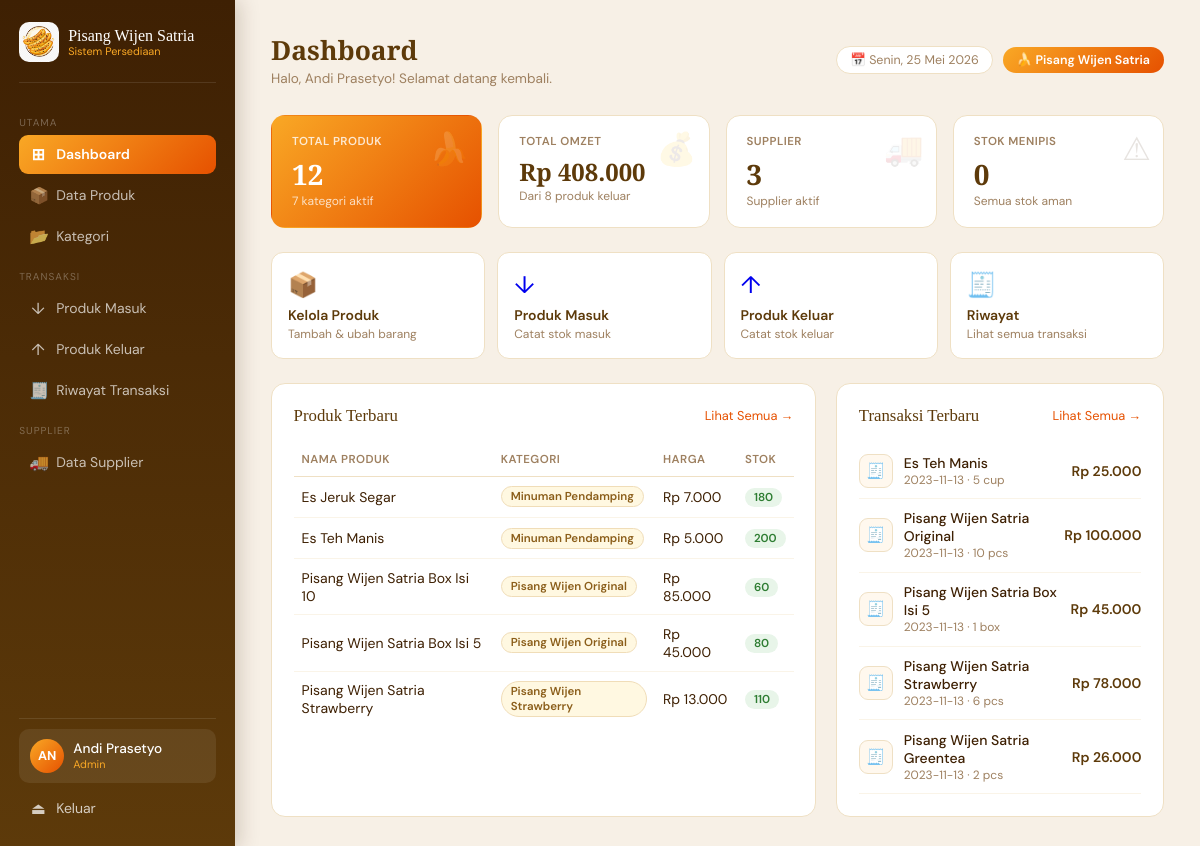
Page /dashboard.php (signed in) on the committed database.
### tables this page shows
CREATE TABLE `produk` (
  `id_produk` int(11) NOT NULL,
  `id_kategori` int(11) NOT NULL,
  `id_supplier` int(11) NOT NULL,
  `kode_produk` varchar(10) NOT NULL,
  `stok_min` int(11) NOT NULL,
  `nama_produk` varchar(50) NOT NULL,
  `harga_produk` varchar(25) NOT NULL,
  `satuan` varchar(10) NOT NULL,
  `stok_supp` int(11) NOT NULL
);

CREATE TABLE `kategori` (
  `id_kategori` int(11) NOT NULL,
  `nama_kategori` varchar(125) NOT NULL
);

CREATE TABLE `produk_keluar` (
  `id_produk_keluar` int(11) NOT NULL,
  `id_produk_masuk` int(11) NOT NULL,
  `id_transaksi` varchar(20) NOT NULL,
  `qty_kel` varchar(20) NOT NULL,
  `tgl_keluar` varchar(20) NOT NULL,
  `time` timestamp NOT NULL DEFAULT current_timestamp()
);

### dashboard.php (the view, shortened to what this page needs)
<?php
require_once 'koneksi.php';
$nama_user  = $_SESSION['nama_user'];
$q_produk = mysqli_query($koneksi, "SELECT COUNT(*) as total FROM produk");
$ttl_produk = mysqli_fetch_assoc($q_produk)['total'];
$q_kat = mysqli_query($koneksi, "SELECT COUNT(*) as total FROM kategori");
$ttl_kat = mysqli_fetch_assoc($q_kat)['total'];
$q_supp = mysqli_query($koneksi, "SELECT COUNT(*) as total FROM supplier");
$ttl_supp = mysqli_fetch_assoc($q_supp)['total'];
$q_trx   = mysqli_query($koneksi, "SELECT COUNT(*) as total FROM produk_keluar");
$ttl_trx = mysqli_fetch_assoc($q_trx)['total'];
$q_omzet   = mysqli_query($koneksi,
    "SELECT SUM(CAST(pk.qty_kel AS UNSIGNED) * CAST(p.harga_produk AS UNSIGNED)) as omzet
     FROM produk_keluar pk
     LEFT JOIN produk_masuk pm ON pk.id_produk_masuk = pm.id_produk_masuk
     LEFT JOIN produk p ON pm.id_produk = p.id_produk");
$ttl_omzet = mysqli_fetch_assoc($q_omzet)['omzet'] ?? 0;
$q_menipis = mysqli_query($koneksi, "SELECT COUNT(*) as total FROM produk WHERE stok_supp <= stok_min");
$ttl_menipis = mysqli_fetch_assoc($q_menipis)['total'];
$q_list = mysqli_query($koneksi,
    "SELECT p.*, k.nama_kategori FROM produk p
     LEFT JOIN kategori k ON p.id_kategori=k.id_kategori
     WHERE k.nama_kategori NOT LIKE '%Bahan Baku%'
     ORDER BY p.id_produk DESC LIMIT 5");
$q_trx_list = mysqli_query($koneksi,
    "SELECT pk.*, p.nama_produk, p.harga_produk, p.satuan,
            CAST(pk.qty_kel AS UNSIGNED) * CAST(p.harga_produk AS UNSIGNED) AS total
     FROM produk_keluar pk
     LEFT JOIN produk_masuk pm ON pk.id_produk_masuk = pm.id_produk_masuk
     LEFT JOIN produk p ON pm.id_produk = p.id_produk
     LEFT JOIN kategori k ON p.id_kategori = k.id_kategori
     WHERE k.nama_kategori NOT LIKE '%Bahan Baku%'
     ORDER BY pk.time DESC LIMIT 5");
$hari_map  = ['Monday'=>'Senin','Tuesday'=>'Selasa','Wednesday'=>'Rabu',
              'Thursday'=>'Kamis','Friday'=>'Jumat','Saturday'=>'Sabtu','Sunday'=>'Minggu'];
$bulan_map = ['January'=>'Januari','February'=>'Februari','March'=>'Maret','April'=>'April',
              'May'=>'Mei','June'=>'Juni','July'=>'Juli','August'=>'Agustus',
              'September'=>'September','October'=>'Oktober','November'=>'November','December'=>'Desember'];
$tgl_tampil = ($hari_map[date('l')]??date('l')) . date(', d ') . ($bulan_map[date('F')]??date('F')) . date(' Y');
include 'header_nav.php';
?>
<div class="topbar" style="display:flex;align-items:center;justify-content:space-between;margin-bottom:1.75rem;flex-wrap:wrap;gap:10px">
  <div>
    <h1 style="font-family:'Playfair Display',serif;font-size:1.65rem;color:var(--coklat)">Dashboard</h1>
    <p style="font-size:.85rem;color:var(--muda);margin-top:2px">Halo, <?= htmlspecialchars($nama_user) ?>! Selamat datang kembali.</p>
  </div>
  <div style="display:flex;align-items:center;gap:10px;flex-wrap:wrap">
    <div style="background:#fff;border:1px solid var(--border);padding:5px 13px;border-radius:20px;font-size:.78rem;color:var(--muda)">
      📅 <?= $tgl_tampil ?>
    </div>
    <div style="background:linear-gradient(135deg,var(--kuning),var(--oranye));color:#fff;padding:5px 14px;border-radius:20px;font-size:.78rem;font-weight:600">
      🍌 Pisang Wijen Satria
    </div>
  </div>
</div>
<div style="display:grid;grid-template-columns:repeat(4,1fr);gap:1rem;margin-bottom:1.5rem">
  <div style="background:linear-gradient(135deg,#F9A825,#E65100);border-radius:14px;padding:1.1rem 1.25rem;position:relative;overflow:hidden;border:1px solid transparent">
    <span style="position:absolute;right:12px;top:12px;font-size:2rem;opacity:.2">🍌</span>
    <div style="font-size:.72rem;font-weight:600;text-transform:uppercase;letter-spacing:.04em;color:rgba(255,255,255,.8);margin-bottom:.4rem">Total Produk</div>
    <div style="font-family:'Playfair Display',serif;font-size:1.75rem;font-weight:700;color:#fff"><?= $ttl_produk ?></div>
    <div style="font-size:.75rem;color:rgba(255,255,255,.75)"><?= $ttl_kat ?> kategori aktif</div>
  </div>
  <div style="background:#fff;border-radius:14px;padding:1.1rem 1.25rem;border:1px solid var(--border);position:relative;overflow:hidden">
    <span style="position:absolute;right:12px;top:12px;font-size:2rem;opacity:.12">💰</span>
    <div style="font-size:.72rem;font-weight:600;text-transform:uppercase;letter-spacing:.04em;color:var(--muda);margin-bottom:.4rem">Total Omzet</div>
    <div style="font-family:'Playfair Display',serif;font-size:1.5rem;font-weight:700;color:var(--coklat)">Rp <?= number_format($ttl_omzet,0,',','.') ?></div>
    <div style="font-size:.75rem;color:var(--muda)">Dari <?= $ttl_trx ?> produk keluar</div>
  </div>
  <div style="background:#fff;border-radius:14px;padding:1.1rem 1.25rem;border:1px solid var(--border);position:relative;overflow:hidden">
    <span style="position:absolute;right:12px;top:12px;font-size:2rem;opacity:.12">🚚</span>
    <div style="font-size:.72rem;font-weight:600;text-transform:uppercase;letter-spacing:.04em;color:var(--muda);margin-bottom:.4rem">Supplier</div>
    <div style="font-family:'Playfair Display',serif;font-size:1.75rem;font-weight:700;color:var(--coklat)"><?= $ttl_supp ?></div>
    <div style="font-size:.75rem;color:var(--muda)">Supplier aktif</div>
  </div>
  <div style="background:#fff;border-radius:14px;padding:1.1rem 1.25rem;border:1px solid var(--border);position:relative;overflow:hidden">
    <span style="position:absolute;right:12px;top:12px;font-size:2rem;opacity:.12">⚠</span>
    <div style="font-size:.72rem;font-weight:600;text-transform:uppercase;letter-spacing:.04em;color:var(--muda);margin-bottom:.4rem">Stok Menipis</div>
    <div style="font-family:'Playfair Display',serif;font-size:1.75rem;font-weight:700;color:<?= $ttl_menipis>0?'#E65100':'var(--coklat)' ?>"><?= $ttl_menipis ?></div>
    <div style="font-size:.75rem;color:var(--muda)"><?= $ttl_menipis>0?'Perlu restock segera':'Semua stok aman' ?></div>
  </div>
</div>
<div style="display:grid;grid-template-columns:repeat(4,1fr);gap:.75rem;margin-bottom:1.5rem">
  <?php
  $menus = [
    ['href'=>'kelola_produk.php',    'ico'=>'📦', 'label'=>'Kelola Produk',   'sub'=>'Tambah & ubah barang'],
    ['href'=>'produk_masuk.php',     'ico'=>'↓',  'label'=>'Produk Masuk',    'sub'=>'Catat stok masuk'],
    ['href'=>'produk_keluar.php',    'ico'=>'↑',  'label'=>'Produk Keluar',   'sub'=>'Catat stok keluar'],
    ['href'=>'riwayat_transaksi.php','ico'=>'🧾', 'label'=>'Riwayat',         'sub'=>'Lihat semua transaksi'],
  ];
  foreach ($menus as $m): ?>
  <a href="<?= $m['href'] ?>" style="background:#fff;border:1px solid var(--border);border-radius:12px;padding:1rem;text-decoration:none;transition:all .18s;display:block" onmouseover="this.style.transform='translateY(-2px)';this.style.boxShadow='0 6px 20px rgba(93,58,10,.1)'" onmouseout="this.style.transform='';this.style.boxShadow=''">
    <div style="font-size:1.5rem;margin-bottom:.4rem"><?= $m['ico'] ?></div>
    <div style="font-weight:600;font-size:.875rem;color:var(--coklat)"><?= $m['label'] ?></div>
    <div style="font-size:.75rem;color:var(--muda);margin-top:2px"><?= $m['sub'] ?></div>
  </a>
  <?php endforeach; ?>
</div>
<div style="display:grid;grid-template-columns:1fr 1fr;gap:1.25rem">
  <div class="card">
    <div class="card-head">
      <span class="card-title">Produk Terbaru</span>
      <a href="kelola_produk.php" style="font-size:.8rem;color:var(--oranye);text-decoration:none">Lihat Semua →</a>
    </div>
    <div class="table-wrap">
    <table>
      <thead><tr><th>Nama Produk</th><th>Kategori</th><th>Harga</th><th>Stok</th></tr></thead>
      <tbody>
        <?php while ($p = mysqli_fetch_assoc($q_list)): ?>
        <tr>
          <td><?= htmlspecialchars($p['nama_produk']) ?></td>
          <td><span class="badge badge-o"><?= htmlspecialchars($p['nama_kategori']??'-') ?></span></td>
          <td>Rp <?= number_format((int)$p['harga_produk'],0,',','.') ?></td>
          <td>
            <?php if ($p['stok_supp'] <= $p['stok_min']): ?>
              <span class="badge badge-w">⚠ <?= $p['stok_supp'] ?></span>
            <?php else: ?>
              <span class="badge badge-h"><?= $p['stok_supp'] ?></span>
            <?php endif; ?>
          </td>
        </tr>
        <?php endwhile; ?>
      </tbody>
    </table>
    </div>
  </div>
  <div class="card">
    <div class="card-head">
      <span class="card-title">Transaksi Terbaru</span>
      <a href="riwayat_transaksi.php" style="font-size:.8rem;color:var(--oranye);text-decoration:none">Lihat Semua →</a>
    </div>
    <?php while ($t = mysqli_fetch_assoc($q_trx_list)): ?>
    <div style="display:flex;align-items:center;gap:11px;padding:.65rem 0;border-bottom:1px solid #FAF4E8">
      <div style="width:34px;height:34px;border-radius:9px;background:var(--krem);border:1px solid var(--border);display:flex;align-items:center;justify-content:center;font-size:.95rem;flex-shrink:0">🧾</div>
      <div>
      <div style="font-size:.875rem;font-weight:500"><?= htmlspecialchars($t['nama_produk']??'-') ?></div>
      <div style="font-size:.75rem;color:var(--muda)"><?= $t['tgl_keluar'] ?> · <?= $t['qty_kel'] ?> <?= htmlspecialchars($t['satuan']??'') ?></div>
      </div>
      <div style="margin-left:auto;font-size:.875rem;font-weight:600;color:var(--coklat);white-space:nowrap">
      Rp <?= number_format((int)$t['total'],0,',','.') ?>
      </div>
    </div>
    <?php endwhile; ?>
  </div>
</div>
<?php include 'footer_nav.php'; ?>

### header_nav.php (shortened to what this page needs)
<?php
$halaman_aktif = basename($_SERVER['PHP_SELF']);
$level         = $_SESSION['level_user'];
$nama          = $_SESSION['nama_user'];
$inisial       = strtoupper(substr($nama, 0, 2));
$level_map     = [1=>'Admin', 2=>'Pemilik', 3=>'Kasir'];
$label_level   = $level_map[$level] ?? 'User';
?>
<!DOCTYPE html>
<html lang="id">
<head>
</head>
<body>
<aside class="sidebar">
  <div class="sidebar-top">
    <div class="logo">
    <img src="logo.png"
    style="width:40px;height:40px;border-radius:10px;object-fit:cover;flex-shrink:0" alt="Logo Pisang Wijen Satria">
      <div class="logo-text">Pisang Wijen Satria<small>Sistem Persediaan</small></div>
    </div>
  </div>
  <div class="sidebar-scroll">
    <div class="nav-sec">Utama</div>
    <a class="nav-a <?= $halaman_aktif=='dashboard.php'?'aktif':'' ?>" href="dashboard.php">
      <span class="nav-ico">⊞</span> Dashboard
    </a>
    <a class="nav-a <?= $halaman_aktif=='kelola_produk.php'?'aktif':'' ?>" href="kelola_produk.php">
      <span class="nav-ico">📦</span> Data Produk
    </a>
    <?php if ($level != 3): ?>
    <a class="nav-a <?= $halaman_aktif=='kelola_kategori.php'?'aktif':'' ?>" href="kelola_kategori.php">
      <span class="nav-ico">📂</span> Kategori
    </a>
    <?php endif; ?>
    <div class="nav-sec">Transaksi</div>
    <a class="nav-a <?= $halaman_aktif=='produk_masuk.php'?'aktif':'' ?>" href="produk_masuk.php">
      <span class="nav-ico">↓</span> Produk Masuk
    </a>
    <a class="nav-a <?= $halaman_aktif=='produk_keluar.php'?'aktif':'' ?>" href="produk_keluar.php">
      <span class="nav-ico">↑</span> Produk Keluar
    </a>
    <a class="nav-a <?= $halaman_aktif=='riwayat_transaksi.php'?'aktif':'' ?>" href="riwayat_transaksi.php">
      <span class="nav-ico">🧾</span> Riwayat Transaksi
    </a>
    <?php if ($level != 3): ?>
    <div class="nav-sec">Supplier</div>
    <a class="nav-a <?= $halaman_aktif=='kelola_supplier.php'?'aktif':'' ?>" href="kelola_supplier.php">
      <span class="nav-ico">🚚</span> Data Supplier
    </a>
    <?php endif; ?>
  </div>
  <div class="sidebar-bottom">
    <div style="height:1px;background:rgba(255,255,255,.1);margin-bottom:10px"></div>
    <div class="user-box">
      <div class="avatar"><?= $inisial ?></div>
      <div style="overflow:hidden">
        <div class="user-nm"><?= htmlspecialchars($nama) ?></div>
        <div class="user-lv"><?= $label_level ?></div>
      </div>
    </div>
    <form method="POST" action="logout.php">
      <button type="submit" class="nav-a" style="color:rgba(255,255,255,.75);margin-top:2px">
        <span class="nav-ico">⏏</span> Keluar
      </button>
    </form>
  </div>
</aside>
<main class="main">

### footer_nav.php
</main>
</body>
</html>

### header_nav.php (style rules this page uses)
*, *::before, *::after { margin:0; padding:0; box-sizing:border-box; }
:root { --kuning:#F9A825; --oranye:#E65100; --coklat:#5D3A0A; --coklat-tua:#3E2003; --muda:#9E8060; --krem:#FFF8EE; --border:#EFE0C4; }
body { font-family:'DM Sans',sans-serif; background:#F7F0E6; color:var(--coklat-tua); min-height:100vh; }
.sidebar { position:fixed; top:0; left:0; bottom:0; width:235px; background:linear-gradient(180deg,#3E2003 0%,#5D3A0A 100%); display:flex; flex-direction:column; z-index:200; box-shadow: 4px 0 20px rgba(62,32,3,.2); overflow:hidden; }
.sidebar-scroll { flex:1; overflow-y:auto; padding:0 1.2rem; scrollbar-width:none; }
.sidebar-top { padding:1.4rem 1.2rem 0; }
.sidebar-bottom { padding:0 1.2rem 1.2rem; flex-shrink:0; }
.logo { display:flex; align-items:center; gap:9px; padding-bottom:1.2rem; margin-bottom:1.2rem; border-bottom:1px solid rgba(255,255,255,.1); }
.logo-text { font-family:'Playfair Display',serif; font-size:1rem; color:#fff; line-height:1.2; }
.logo-text small { display:block; font-family:'DM Sans',sans-serif; font-size:.68rem; color:var(--kuning); font-weight:400; }
.nav-sec { font-size:.63rem; text-transform:uppercase; letter-spacing:.1em; color:rgba(255,255,255,.3); margin:.9rem 0 .35rem; }
.nav-a { display:flex; align-items:center; gap:9px; padding:9px 10px; border-radius:9px; font-size:.875rem; color:rgba(255,255,255,.7); text-decoration:none; transition:all .18s; margin-bottom:2px; cursor:pointer; border:none; background:none; width:100%; font-family:'DM Sans',sans-serif; }
.nav-a.aktif { background:linear-gradient(135deg,var(--kuning),var(--oranye)); color:#fff; font-weight:600; }
.nav-ico { font-size:1rem; width:18px; text-align:center; flex-shrink:0; }
.sidebar-bottom { margin-top:auto; }
.user-box { background:rgba(255,255,255,.08); border-radius:10px; padding:10px 11px; display:flex; align-items:center; gap:9px; margin-bottom:6px; }
.avatar { width:34px; height:34px; border-radius:50%; background:linear-gradient(135deg,var(--kuning),var(--oranye)); display:flex; align-items:center; justify-content:center; font-size:.8rem; font-weight:700; color:#fff; flex-shrink:0; }
.user-nm { font-size:.85rem; color:#fff; font-weight:500; white-space:nowrap; overflow:hidden; text-overflow:ellipsis; }
.user-lv { font-size:.68rem; color:var(--kuning); }
.main { margin-left:235px; padding:2rem 2.25rem; min-height:100vh; }
.card { background:#fff; border-radius:14px; padding:1.35rem; border:1px solid var(--border); }
.card-head { display:flex; align-items:center; justify-content:space-between; margin-bottom:1.1rem; flex-wrap:wrap; gap:8px; }
.card-title { font-family:'Playfair Display',serif; font-size:1.05rem; color:var(--coklat); }
.table-wrap { overflow-x:auto; }
table { width:100%; border-collapse:collapse; min-width:500px; }
th { font-size:.72rem; text-transform:uppercase; letter-spacing:.04em; color:var(--muda); font-weight:600; padding:.55rem .5rem; text-align:left; border-bottom:1.5px solid var(--border); white-space:nowrap; }
td { padding:.6rem .5rem; font-size:.875rem; border-bottom:1px solid #FAF4E8; vertical-align:middle; }
tr:last-child td { border-bottom:none; }
.badge { display:inline-block; padding:2px 9px; border-radius:20px; font-size:.72rem; font-weight:600; }
.badge-h { background:#E8F5E9; color:#2E7D32; }
.badge-o { background:#FFF8E1; color:#8B5E1A; border:1px solid #F0DDB8; }

### rows in the picture
produk: nama_produk "Es Jeruk Segar", id_kategori.nama_kategori "Minuman Pendamping", harga_produk "7.000", stok_supp "180"
produk: nama_produk "Es Teh Manis", id_kategori.nama_kategori "Minuman Pendamping", harga_produk "5.000", stok_supp "200"
produk: nama_produk "Pisang Wijen Satria Box Isi 10", id_kategori.nama_kategori "Pisang Wijen Original", harga_produk "85.000", stok_supp "60"
produk: nama_produk "Pisang Wijen Satria Box Isi 5", id_kategori.nama_kategori "Pisang Wijen Original", harga_produk "45.000", stok_supp "80"
produk: nama_produk "Pisang Wijen Satria Strawberry", id_kategori.nama_kategori "Pisang Wijen Strawberry", harga_produk "13.000", stok_supp "110"
produk_keluar: produk.nama_produk "Es Teh Manis", tgl_keluar "2023-11-13", qty_kel "5", produk.satuan "cup", total "25.000"
produk_keluar: produk.nama_produk "Pisang Wijen Satria Original", tgl_keluar "2023-11-13", qty_kel "10", produk.satuan "pcs", total "100.000"
produk_keluar: produk.nama_produk "Pisang Wijen Satria Box Isi 5", tgl_keluar "2023-11-13", qty_kel "1", produk.satuan "box", total "45.000"
produk_keluar: produk.nama_produk "Pisang Wijen Satria Strawberry", tgl_keluar "2023-11-13", qty_kel "6", produk.satuan "pcs", total "78.000"
produk_keluar: produk.nama_produk "Pisang Wijen Satria Greentea", tgl_keluar "2023-11-13", qty_kel "2", produk.satuan "pcs", total "26.000"

### other values in the picture
$inisial "AN"
$nama "Andi Prasetyo"
$label_level "Admin"
$nama_user "Andi Prasetyo"
$ttl_produk "12"
$ttl_kat "7"
$ttl_omzet "408.000"
$ttl_trx "8"
$ttl_supp "3"
$ttl_menipis "0"
$m['ico'] "📦"
$m['label'] "Kelola Produk"
$m['sub'] "Tambah & ubah barang"
$m['ico'] "↓"
$m['label'] "Produk Masuk"
